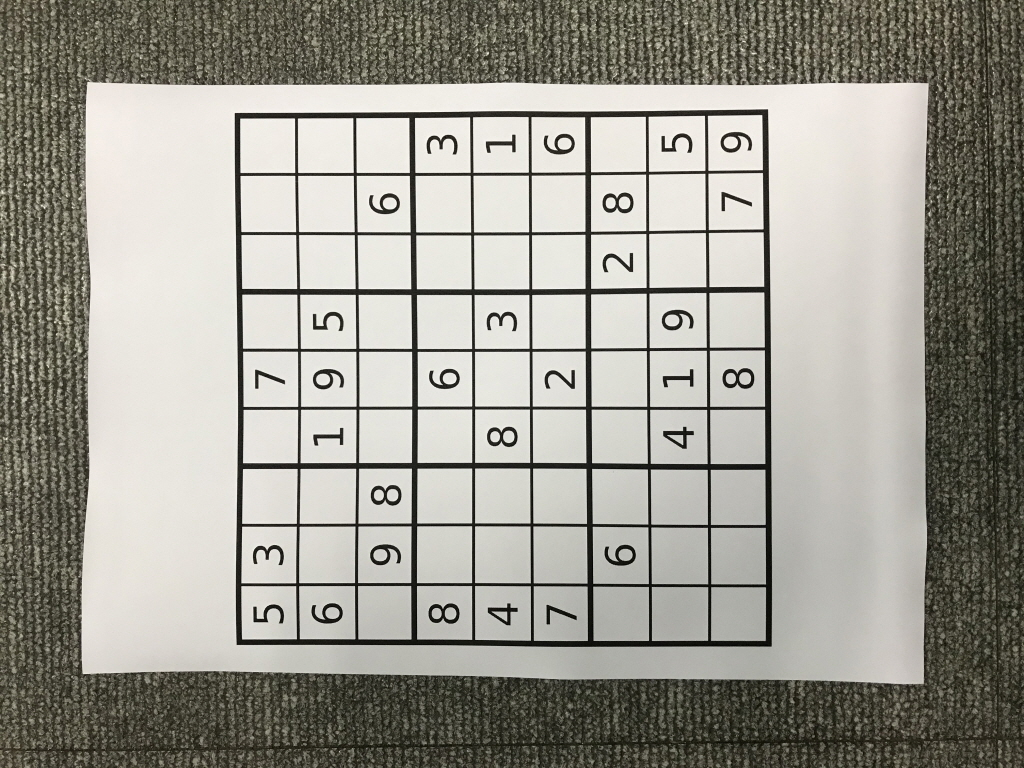
#> input picture sIMG_2164.jpg, 1024 x 768 px
$ jupyter execute --allow-errors C146.ipynb   (older library calls are emulated)
#> lines starting #> are read from the running program, lines starting #| are printed output that depends on the picture
## 1.4.6 Image Gradients

[cell 1]
import cv2
import numpy as np
from matplotlib import pyplot as plt

#> (a cell that did not finish here is left out)

[cell 3]
img = cv2.imread('sIMG_2164.jpg',0)
# Output dtype = cv2.CV_8U
sobelx8u = cv2.Sobel(img,cv2.CV_8U,1,0,ksize=5) #  커널 사이즈가 5인 sobel을 함
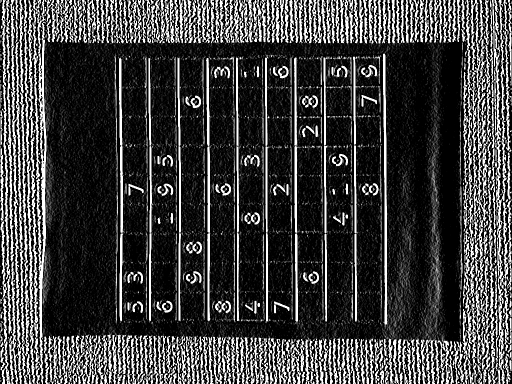
#> sobelx8u: shape (768, 1024) (shown at 1/2 size); min 0, max 255, mean 63.3
# Output dtype = cv2.CV_64F. Then take its absolute and convert to cv2.CV_8U
sobelx64f = cv2.Sobel(img,cv2.CV_64F,1,0,ksize=5)
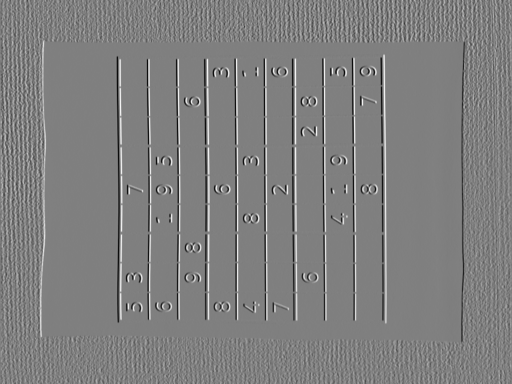
#> sobelx64f: shape (768, 1024) float64 (shown at 1/2 size); min -10323, max 10280, mean -4.7; drawn with min black and max white
abs_sobel64f = np.absolute(sobelx64f) # 절대값
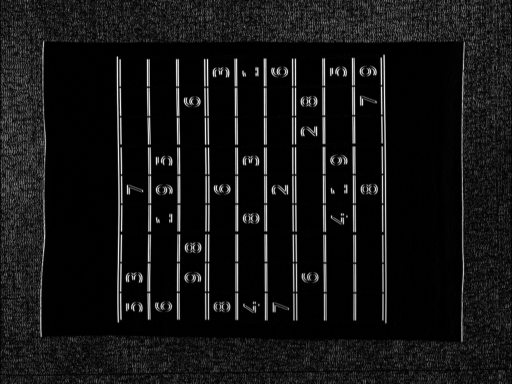
#> abs_sobel64f: shape (768, 1024) float64 (shown at 1/2 size); min 0, max 10323, mean 836.2; drawn with min black and max white
sobel_8u = np.uint8(abs_sobel64f) # 절대값 파일을 언사이딩 파일(up)로 바꿈
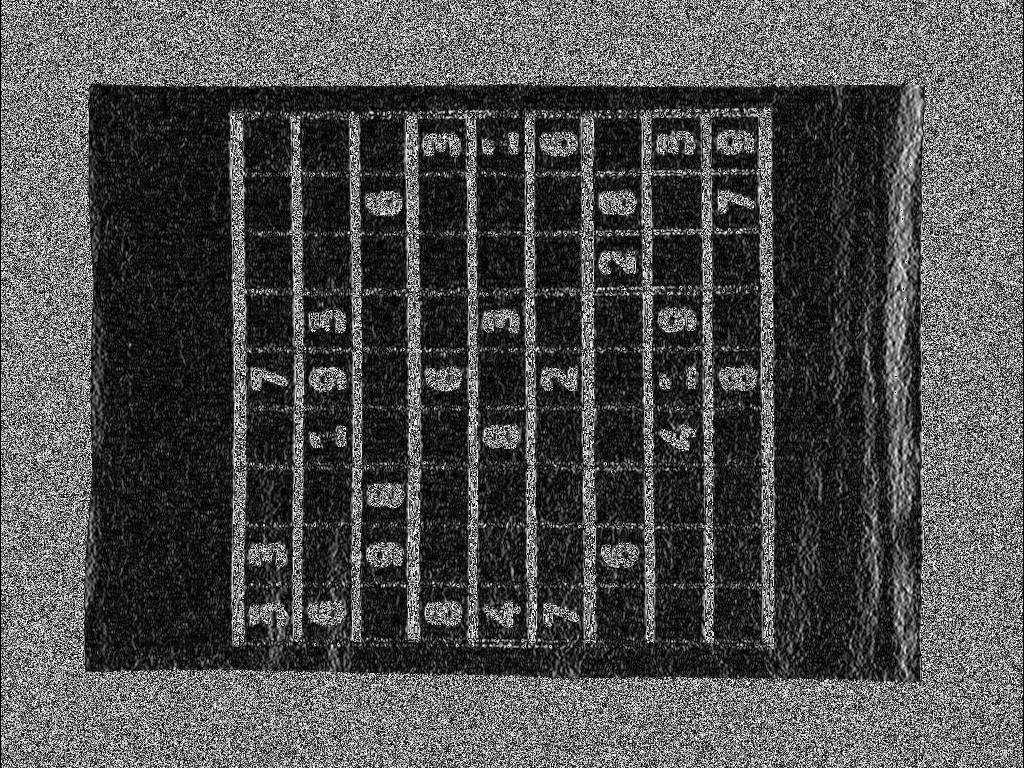
#> sobel_8u: shape (768, 1024); min 0, max 255, mean 77.3
plt.subplot(1,3,1),plt.imshow(img,cmap = 'gray')
plt.title('Original'), plt.xticks([]), plt.yticks([])
plt.subplot(1,3,2),plt.imshow(sobelx8u,cmap = 'gray')
plt.title('Sobel CV_8U'), plt.xticks([]), plt.yticks([])
plt.subplot(1,3,3),plt.imshow(sobel_8u,cmap = 'gray')
plt.title('Sobel abs(CV_64F)'), plt.xticks([]), plt.yticks([])
plt.show() # 결과가 소벨의 8비트와 절대치가 나오는 것을 알 수 있다.

$ run again, with sIMG_2168.jpg copied over sIMG_2164.jpg
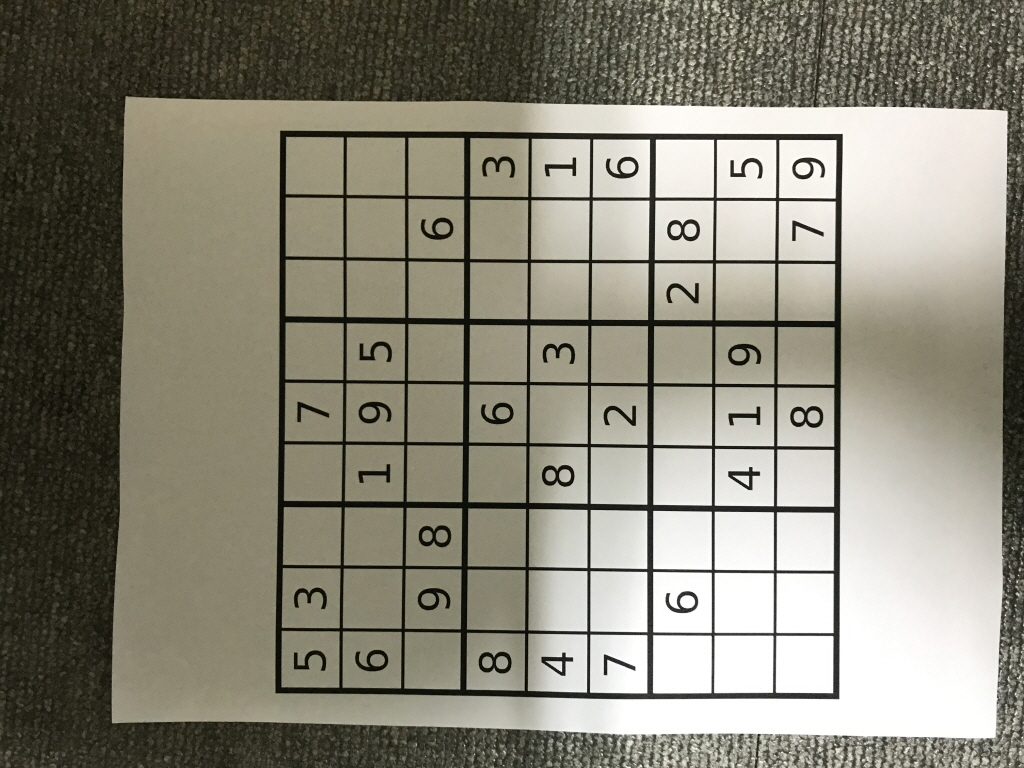
#> input picture sIMG_2168.jpg, 1024 x 768 px
#> `abs_sobel64f = np.absolute(sobelx64f)`:
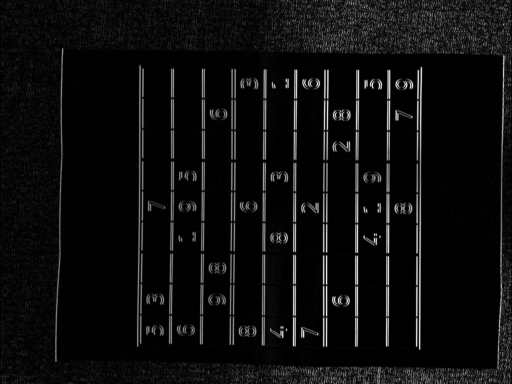
#> abs_sobel64f: shape (768, 1024) float64 (shown at 1/2 size); min 0, max 10466, mean 583.2; drawn with min black and max white
#> `sobel_8u = np.uint8(abs_sobel64f)`:
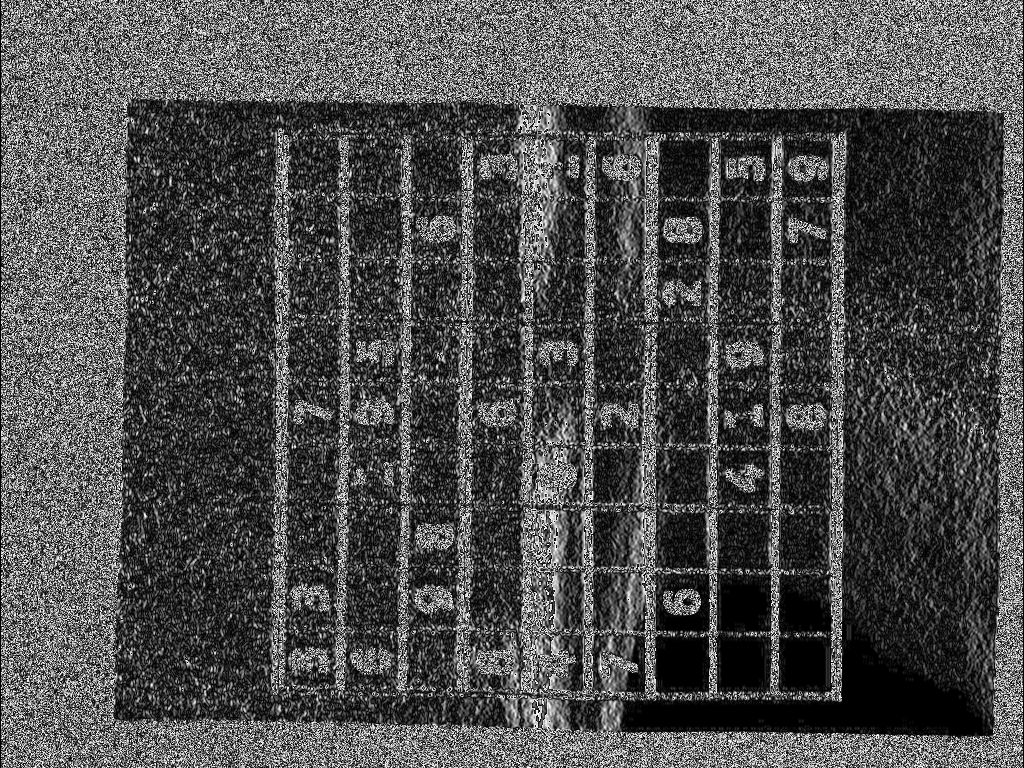
#> sobel_8u: shape (768, 1024); min 0, max 255, mean 77.7

$ run again, with sIMG_2177.jpg copied over sIMG_2164.jpg
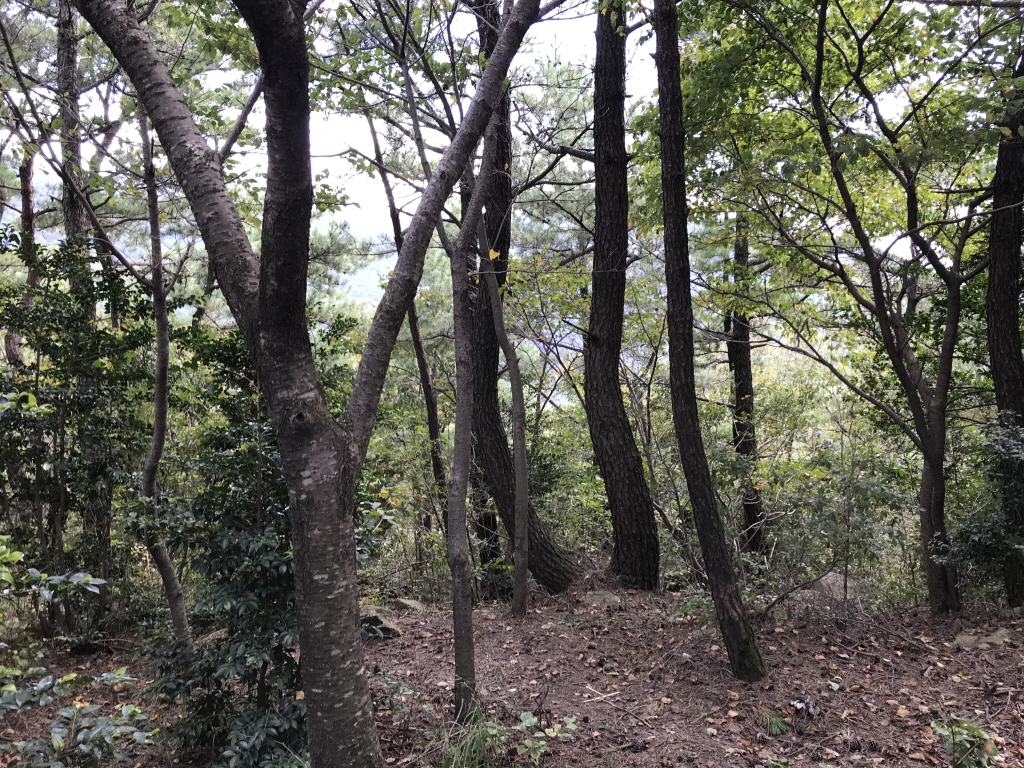
#> input picture sIMG_2177.jpg, 1024 x 768 px
#> `abs_sobel64f = np.absolute(sobelx64f)`:
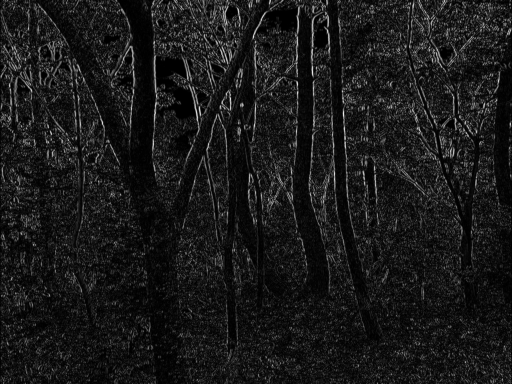
#> abs_sobel64f: shape (768, 1024) float64 (shown at 1/2 size); min 0, max 10967, mean 1102.3; drawn with min black and max white
#> `sobel_8u = np.uint8(abs_sobel64f)`:
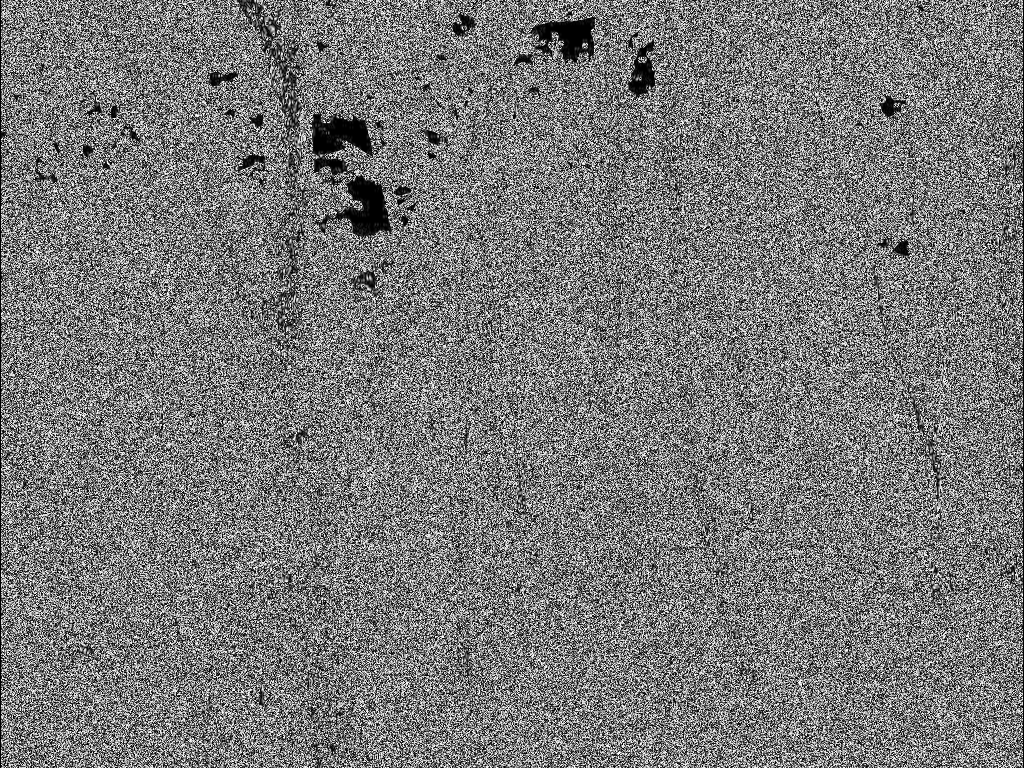
#> sobel_8u: shape (768, 1024); min 0, max 255, mean 120.8
